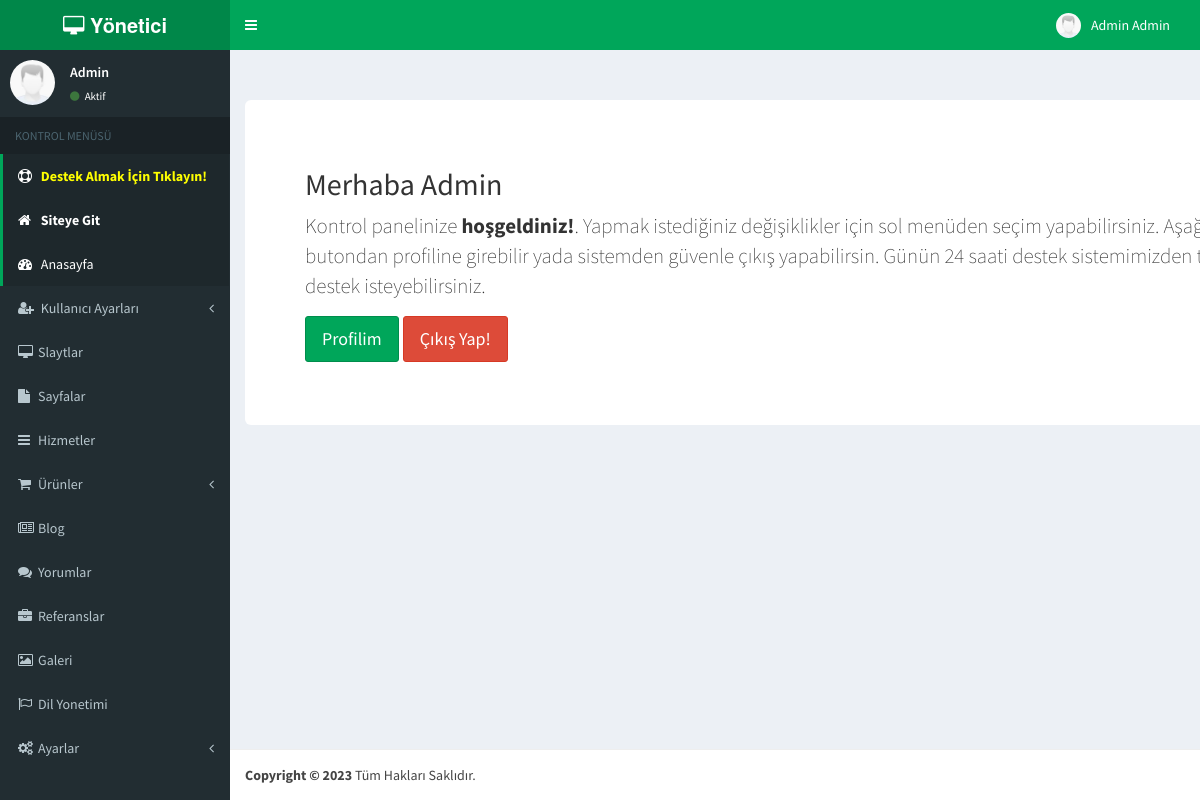
The app's page /urun/admin/index.php (signed in) with its own data.
### tables this page shows
CREATE TABLE `sys_group_users` (
  `id` int(11) NOT NULL,
  `level` varchar(50) DEFAULT NULL,
  `deskripsi` varchar(50) DEFAULT NULL
);

CREATE TABLE `sys_users` (
  `id` int(11) NOT NULL,
  `first_name` varchar(50) NOT NULL DEFAULT '0',
  `last_name` varchar(50) NOT NULL DEFAULT '0',
  `username` varchar(50) DEFAULT NULL,
  `password` varchar(50) DEFAULT NULL,
  `email` varchar(50) DEFAULT NULL,
  `date_created` date DEFAULT NULL,
  `foto_user` varchar(150) DEFAULT NULL,
  `id_group` int(11) DEFAULT NULL,
  `aktif` enum('Y','N') NOT NULL,
  `firma` varchar(255) DEFAULT NULL,
  `tel` varchar(255) DEFAULT NULL,
  `adres` text DEFAULT NULL
);

CREATE TABLE `sys_menu_role` (
  `id` int(11) NOT NULL,
  `id_menu` int(11) DEFAULT NULL,
  `group_id` int(11) DEFAULT NULL,
  `read_act` enum('Y','N') DEFAULT NULL,
  `insert_act` enum('Y','N') DEFAULT NULL,
  `update_act` enum('Y','N') DEFAULT NULL,
  `delete_act` enum('Y','N') DEFAULT NULL
);

CREATE TABLE `sys_menu` (
  `id` int(11) NOT NULL,
  `nav_act` varchar(150) DEFAULT NULL,
  `page_name` varchar(150) DEFAULT NULL,
  `url` varchar(100) NOT NULL,
  `main_table` varchar(150) DEFAULT NULL,
  `icon` varchar(150) DEFAULT NULL,
  `urutan_menu` int(11) DEFAULT NULL,
  `parent` int(11) DEFAULT NULL,
  `dt_table` enum('Y','N') NOT NULL,
  `tampil` enum('Y','N') NOT NULL,
  `type_menu` enum('main','page') NOT NULL
);

### urun/admin/inc/fungsi.php (called while the page is built, shortened)
<?php
function parse_path() {
  $path = array();
  if (isset($_SERVER['REQUEST_URI'])) {
    $request_path = explode('?', $_SERVER['REQUEST_URI']);
    $path['base'] = rtrim(dirname($_SERVER['SCRIPT_NAME']), '\/');
    $path['call_utf8'] = substr(urldecode($request_path[0]), strlen($path['base']) + 1);
    $path['call'] = utf8_decode($path['call_utf8']);
    if ($path['call'] == basename($_SERVER['PHP_SELF'])) {
      $path['call'] = '';
    }
    $path['call_parts'] = explode('/', $path['call']);
  }
return $path;
}
$path = parse_path();
$path_url = $path['call_parts'][1];
function toArray($obj)
{
    if (is_object($obj)) $obj = (array)$obj;
    if (is_array($obj)) {
        $new = array();
        foreach ($obj as $key => $val) {
            $new[$key] = toArray($val);
        }
    } else {
        $new = $obj;
    }
    return $new;
}
?>

### urun/admin/inc/url.php (called while the page is built, shortened)
<?php
function base_url()
{
	$root = "https://".$_SERVER['HTTP_HOST'];
  $root .= "/".DIR_MAIN;
	return $root;
}
function base_admin()
{
  $root = "https://".$_SERVER['HTTP_HOST'];
  $root .= "/".DIR_ADMIN;
  return $root;
}
function base_index()
{
	$root = "https://".$_SERVER['HTTP_HOST'];
	$root .= str_replace(basename($_SERVER['SCRIPT_NAME']),"",$_SERVER['SCRIPT_NAME']);
	$root .='index.php/';
	return $root;
}
?>

### urun/admin/inc/config.php (called while the page is built, shortened)
<?php
require_once ('Database.php');
require_once ('url.php');
$db=new Database();
?>

### urun/admin/Database.php (the view, shortened to what this page needs)
<?php
class Database {
    private $pdo;
    public function __construct()
    {
        try {
        $this->pdo = new PDO("mysql:host=".HOST.";dbname=".DATABASE_NAME, DB_USERNAME, DB_PASSWORD);
        $this->pdo->setAttribute( PDO::ATTR_ERRMODE, PDO::ERRMODE_EXCEPTION );
        }
        catch( PDOException $e ) {
            echo "error ". $e->getMessage();
        }
    }
    public function fetch_custom( $sql,$data=null) {
        if ($data!==null) {
        $dat=array_values($data);
        }
        $sel = $this->pdo->prepare( $sql );
        if ($data!==null) {
            $sel->execute($dat);
        } else {
            $sel->execute();
        }
        $sel->setFetchMode( PDO::FETCH_OBJ );
        return $sel;
    }
    public function fetch_single_row($table,$col,$val)
    {
        $nilai=array($val);
        $sel = $this->pdo->prepare("SELECT * FROM $table WHERE $col=?");
        $sel->execute($nilai);
        $sel->setFetchMode( PDO::FETCH_OBJ );
        $obj = $sel->fetch();
        return $obj;
    }
    public function terpilih($nav,$group_id)
    {
      $pilih="";
        return $pilih;
    }
    function buildMenu($url,$parent, $menu)
    {
       $html = "";
       if (isset($menu['parents'][$parent]))
       {
           foreach ($menu['parents'][$parent] as $itemId)
           {
              if(!isset($menu['parents'][$itemId]))
              {
                 $html .= "<li ";
                 $html .=($url==$menu['items'][$itemId]['url'])?'class="active"':'';
                 $html.=">
                   <a href='".base_index().$menu['items'][$itemId]['url']."'>";
                 if($menu['items'][$itemId]['icon']!='')
                  {
                    $html.="<i class='fa ".$menu['items'][$itemId]['icon']."'></i>";
                  } else {
                    $html.="<i class='fa fa-circle-o'></i>";
                  }
                  $html.=ucwords($menu['items'][$itemId]['page_name'])."</a></li>";
              }
              if(isset($menu['parents'][$itemId]))
              {
$html .= "<li class='treeview ".$this->terpilih($url,$menu['items'][$itemId]['id']);
     $html.="'><a href='#'>";
                 if($menu['items'][$itemId]['icon']!='')
                  {
                    $html.="<i class='fa ".$menu['items'][$itemId]['icon']."'></i>";
                  } else {
                    $html.="<i class='fa fa-circle-o'></i>";
                  }
                  $html.="<span>".ucwords($menu['items'][$itemId]['page_name'])."</span>
                                    <i class='fa fa-angle-left pull-right'></i>
                                </a>";
$html .="<ul class='treeview-menu'>";
$html .=$this->buildMenu($url,$itemId, $menu);
$html .= "</ul></li>";
              }
           }
       }
       return $html;
    }
}
?>

### urun/admin/index.php (shortened to what this page needs)
<?php
include "inc/config.php";
require_once "inc/fungsi.php";
if (isset($_SESSION['login'])) {
include  "header.php";
switch ($path_url) {
	case '':
		include "modul/anasayfa/index.php";
		break;
}
include "footer.php";
} else {
	redirect(base_admin()."login.php");
}
?>

### urun/admin/header.php (shortened to what this page needs)
<!DOCTYPE html>
<html>
  <head>
 <?php
 if ($path['call_parts'][1]=='index.php'||$path['call_parts'][1]=='') {
  ?>
    <link href="<?=base_admin();?>assets/bootstrap/css/bootstrap.css" rel="stylesheet" type="text/css" />
    <link href="https://maxcdn.bootstrapcdn.com/font-awesome/4.3.0/css/font-awesome.min.css" rel="stylesheet" type="text/css" />
    <link href="http://code.ionicframework.com/ionicons/2.0.0/css/ionicons.min.css" rel="stylesheet" type="text/css" />
    <link href="<?=base_admin();?>assets/plugins/morris/morris.css" rel="stylesheet" type="text/css" />
    <link href="<?=base_admin();?>assets/plugins/jvectormap/jquery-jvectormap-1.2.2.css" rel="stylesheet" type="text/css" />
    <link href="<?=base_admin();?>assets/plugins/daterangepicker/daterangepicker-bs3.css" rel="stylesheet" type="text/css" />
    <link href="<?=base_admin();?>assets/dist/css/AdminLTE.min.css" rel="stylesheet" type="text/css" />
    <link href="<?=base_admin();?>assets/dist/css/skins/_all-skins.min.css" rel="stylesheet" type="text/css" />
<?php }?>
  <link href="<?=base_admin();?>assets/plugins/fakeloader/fakeLoader.css" rel="stylesheet" type="text/css" />
  <link href="<?=base_admin();?>assets/plugins/holder/jasny-bootstrap.min.css" rel="stylesheet" type="text/css" />
 <link href="<?=base_admin();?>assets/dist/css/overide.css" rel="stylesheet" type="text/css" />
    </head>
  <body class="skin-green">
    <div class="wrapper">
<?php
  include "top_bar.php";
  include "left_nav.php";
  ?>

### urun/admin/top_bar.php (shortened to what this page needs)
<header class="main-header">
        <a href="<?=base_index();?>" class="logo"><b><i class="fa fa-desktop"></i> <?=$db->fetch_single_row('sys_group_users','id',$_SESSION['level'])->deskripsi?></b></a>
        <nav class="navbar navbar-static-top" role="navigation">
          <a href="#" class="sidebar-toggle" data-toggle="offcanvas" role="button">
          </a>
          <div class="navbar-custom-menu">
            <ul class="nav navbar-nav">
              <li class="dropdown user user-menu">
                <a href="#" class="dropdown-toggle" data-toggle="dropdown">
                  <img src="<?=base_url();?>upload/kullanicilar/demo.jpg" class="user-image" alt="User Image"/>
                  <span class="hidden-xs"><?=ucwords($db->fetch_single_row('sys_users','id',$_SESSION['id_user'])->first_name)?> <?=ucwords($db->fetch_single_row('sys_users','id',$_SESSION['id_user'])->last_name);?></span>
                </a>
              </li>
            </ul>
          </div>
        </nav>
      </header>

### urun/admin/left_nav.php (shortened to what this page needs)
      <aside class="main-sidebar">
        <section class="sidebar">
          <div class="user-panel">
            <div class="pull-left image">
              <img src="<?=base_url();?>upload/kullanicilar/demo.jpg" class="img-circle" alt="Resim" />
            </div>
            <div class="pull-left info">
              <p><?=ucwords($db->fetch_single_row('sys_users','id',$_SESSION['id_user'])->username)?></p>
              <a href="<?=base_index();?>profil"><i class="fa fa-circle text-success"></i> Aktif</a>
            </div>
          </div>
          <ul class="sidebar-menu">
            <li class="header">KONTROL MENÜSÜ</li>
             <li class="<?=($path_url=='')?'active':'';?>">
                            <a href="https://www.uzmantescil.com.tr/hesabim/destek-taleplerim" target="_blank" />
                            <i class="fa fa-life-ring"></i>
                                <span><strong><font color ="yellow">Destek Almak İçin Tıklayın! </font> </strong></span>
                              <a href="<?php echo BASE_URL ?>" target="_blank" />
                            <i class="fa fa-home"></i>
                                <span><strong>Siteye Git </font> </strong></span>
                            <a href="<?=base_index();?>">
                           <i class="fa fa-dashboard"></i> <span>Anasayfa</span>
                            </a>
                        </li>
              <?php
              if ($_SESSION['level']==1) {
                ?>
              <li class="treeview <?=($path_url=='kullanicilar'||$path_url=='page'||$path_url=='yetki'||$path_url=='seviye')?'active':'';?>">
                        <a href="#">
                        <i class="fa fa-user-plus"></i>
                        <span>Kullanıcı Ayarları</span>
                        <i class="fa fa-angle-left pull-right"></i>
                        </a>
                        </li>
<?php
                  }
$result=$db->fetch_custom("select sys_menu.*,sys_menu_role.read_act,sys_menu_role.insert_act,sys_menu_role.update_act,sys_menu_role.delete_act,sys_menu_role.group_id from sys_menu
left join sys_menu_role on sys_menu.id=sys_menu_role.id_menu
where sys_menu_role.group_id=? and sys_menu_role.read_act=? and tampil=? ORDER BY parent, urutan_menu",array('sys_menu_role.group_id'=>$_SESSION['level'],'sys_menu_role.read_act'=>'Y','tampil'=>'Y'));
$menu = array(
    'items' => array(),
    'parents' => array()
);
foreach ($result as $items) {
  $items = toArray($items);
    $menu['items'][$items['id']] = $items;
    $menu['parents'][$items['parent']][] = $items['id'];
}
echo $db->buildMenu($path_url,0, $menu);
?>
           </ul>
        </section>
      </aside>
      <div class="content-wrapper">

### urun/admin/modul/anasayfa/index.php
<div class="container">
	<div class="jumbotron" style="background-color:#fff; margin-top:50px;">
        <h2>Merhaba <?=ucwords($db->fetch_single_row('sys_users','id',$_SESSION['id_user'])->first_name)?></h2>
        <p>Kontrol panelinize <b>hoşgeldiniz!</b>. Yapmak istediğiniz değişiklikler için sol menüden seçim yapabilirsiniz. Aşağıdaki butondan profiline girebilir yada sistemden güvenle çıkış yapabilirsin. Günün 24 saati destek sistemimizden talep açarak destek isteyebilirsiniz. </p>
        <p>
          <a class="btn btn-lg btn-success" href="<?=base_index();?>profil" role="button">Profilim</a> <a class="btn btn-lg btn-danger" href="<?=base_admin();?>logout.php" role="button">Çıkış Yap!</a>
        </p>
      </div>
</div>

### urun/admin/footer.php (shortened to what this page needs)
 </div>
 <footer class="main-footer">
        <strong>Copyright &copy; 2023</strong> Tüm Hakları Saklıdır.
      </footer>
    </div>
  </body>
</html>

### records on screen
sys_group_users: deskripsi "Yönetici"
sys_users: first_name "Admin", last_name "Admin", username "Admin"
sys_menu_role: id_menu.page_name "Slaytlar"
sys_menu_role: id_menu.page_name "Sayfalar"
sys_menu_role: id_menu.page_name "Hizmetler"
sys_menu_role: id_menu.page_name "Ürünler"
sys_menu_role: id_menu.page_name "Blog"
sys_menu_role: id_menu.page_name "Yorumlar"
sys_menu_role: id_menu.page_name "Referanslar"
sys_menu_role: id_menu.page_name "Galeri"
sys_menu_role: id_menu.page_name "Dil Yonetimi"
sys_menu_role: id_menu.page_name "Ayarlar"
